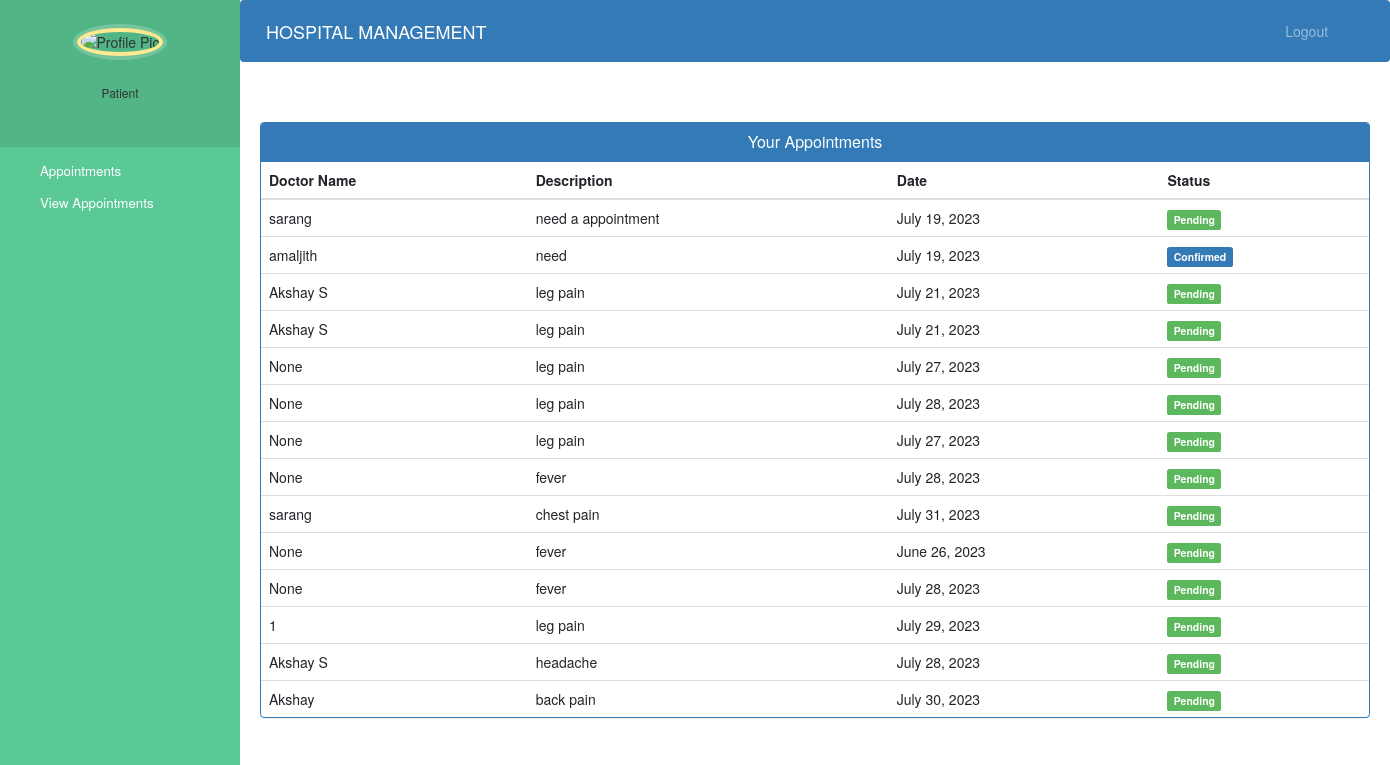
Before: /pat/viewappopat with the older database file.
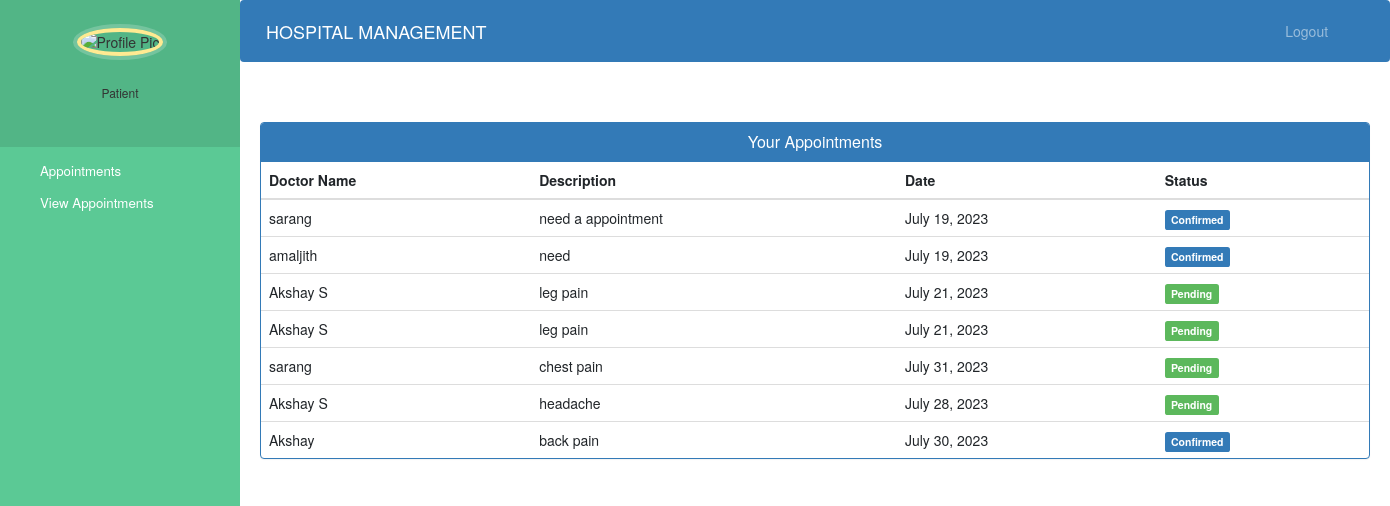
After: the same page with the newer database file.
### patient/models.py (models this page shows)
class Appointment(models.Model):
    doctor=models.ForeignKey(Doctor,on_delete=models.CASCADE,null=True)
    patientName=models.CharField(max_length=40,null=True)
    doctorName=models.CharField(max_length=40,null=True)
    appointmentDate=models.DateField()
    description=models.TextField(max_length=500)
    status=models.BooleanField(default=False,null=True)

### patient/views.py (the view)
# urls.py: path('viewappopat',ViewAppointment.as_view(),name="viewappopat"),
class ViewAppointment(View):
    def get(self,request,*args,**kwargs):
            data=Appointment.objects.all()
            return render(request,"patient_view_appointment.html",{"data":data})

### patient/templates/patient_view_appointment.html (shortened to what this page needs)
{% extends 'patient_base.html' %}
{% block content %}
<head>
  <link href="//netdna.bootstrapcdn.com/bootstrap/3.0.0/css/bootstrap.min.css" rel="stylesheet" id="bootstrap-css">
</head>
<div class="container">
  <div class="panel panel-primary">
    <div class="panel-heading">
      <h6 class="panel-title">Your Appointments</h6>
    </div>
    <table class="table table-hover" id="dev-table">
      <thead>
        <tr>
          <th>Doctor Name</th>
          <th>Description</th>
          <th>Date</th>
          <th>Status</th>
        </tr>
      </thead>
      {% for a in data %}
      <tr>
        <td> {{a.doctorName}}</td>
        <td>{{a.description}}</td>
        <td>{{a.appointmentDate}}</td>
        {%if a.status%}
        <td> <span class="label label-primary">Confirmed</span></td>
        {% else %}
        <td> <span class="label label-success">Pending</span></td>
        {% endif %}
      </tr>
      {% endfor %}
    </table>
  </div>
</div>
{% endblock content %}

### patient/templates/patient_base.html (shortened to what this page needs)
<!DOCTYPE html>
{% load static %}
<html lang="en">
<head>
  <link rel="stylesheet" href="https://stackpath.bootstrapcdn.com/bootstrap/4.3.1/css/bootstrap.min.css">
  <link rel="stylesheet" href="https://maxcdn.bootstrapcdn.com/font-awesome/4.7.0/css/font-awesome.min.css">
</head>
<body>
  <nav class="menu" tabindex="0">
    <header class="avatar">
      <img src="{% static patient.profile_pic.url %}" alt="Profile Pic" />
      <br><br>
      <h6>Patient</h6>
    </header>
    <ul>
      <li tabindex="0" class="icon-calendar"> <a style="color:white; text-decoration:none;" href="{% url 'patappo' %}"><span>Appointments</span></a></li>
      <li tabindex="0" class="icon-calendar"> <a style="color:white; text-decoration:none;" href="{% url 'viewappopat' %}"><span>View Appointments</span></a></li>
    </ul>
  </nav>
  <main>
    <div class="bs-example">
      <nav class="navbar navbar-expand-md  navbar-dark fixed-top" style="background:#337AB7;">
        <a href="" class="navbar-brand">HOSPITAL MANAGEMENT</a>
        <div class="collapse navbar-collapse justify-content-between" id="navbarCollapse">
          <div class="navbar-nav" style=" margin-left: 90%;">
            <a href="{% url 'logout' %}" class="nav-item nav-link">Logout</a>
          </div>
        </div>
      </nav>
    </div>
    <br><br>
    {% block content %}
    {% endblock content %}

### patient/templates/patient_base.html (style rules this page uses)
a:link { text-decoration: none; }
a { color: white; }
body { padding-left: 240px; }
main { position: relative; height: 100vh; }
.menu { background: #5bc995; height: 100vh; width: 240px; position: fixed; top: 0px; left: 0; z-index: 5; outline: none; }
.menu .avatar { background: rgba(0, 0, 0, 0.1); padding: 2em 0.5em; text-align: center; }
.menu .avatar img { width: 100px; border-radius: 50%; overflow: hidden; border: 4px solid #ffea92; box-shadow: 0 0 0 4px rgba(255, 255, 255, 0.2); }
.menu ul { list-style: none; padding: 0.5em 0; margin: 0; }
.menu ul li { padding: 0.5em 1em 0.5em 3em; font-size: 0.95em; font-weight: regular; background-repeat: no-repeat; background-position: left 15px center; background-size: auto 20px; transition: all 0.15s linear; cursor: pointer; }
.menu ul li.icon-calendar { background-image: url("http://www.entypo.com/images//calendar.svg"); }

### patient/templates/patient_view_appointment.html (style rules this page uses)
a:link { text-decoration: none; }
h6 { text-align: center; }

Changed rows visible on the page:
removed Appointment: doctorName "None", description "leg pain", appointmentDate "July 27, 2023", shows "Pending"
removed Appointment: doctorName "None", description "leg pain", appointmentDate "July 28, 2023", shows "Pending"
removed Appointment: doctorName "None", description "leg pain", appointmentDate "July 27, 2023", shows "Pending"
removed Appointment: doctorName "None", description "fever", appointmentDate "July 28, 2023", shows "Pending"
removed Appointment: doctorName "None", description "fever", appointmentDate "June 26, 2023", shows "Pending"
removed Appointment: doctorName "None", description "fever", appointmentDate "July 28, 2023", shows "Pending"
removed Appointment: doctorName "1", description "leg pain", appointmentDate "July 29, 2023", shows "Pending"
changed Appointment "need a appointment": status "Pending" → "Confirmed"
changed Appointment "Akshay": status "Pending" → "Confirmed"
